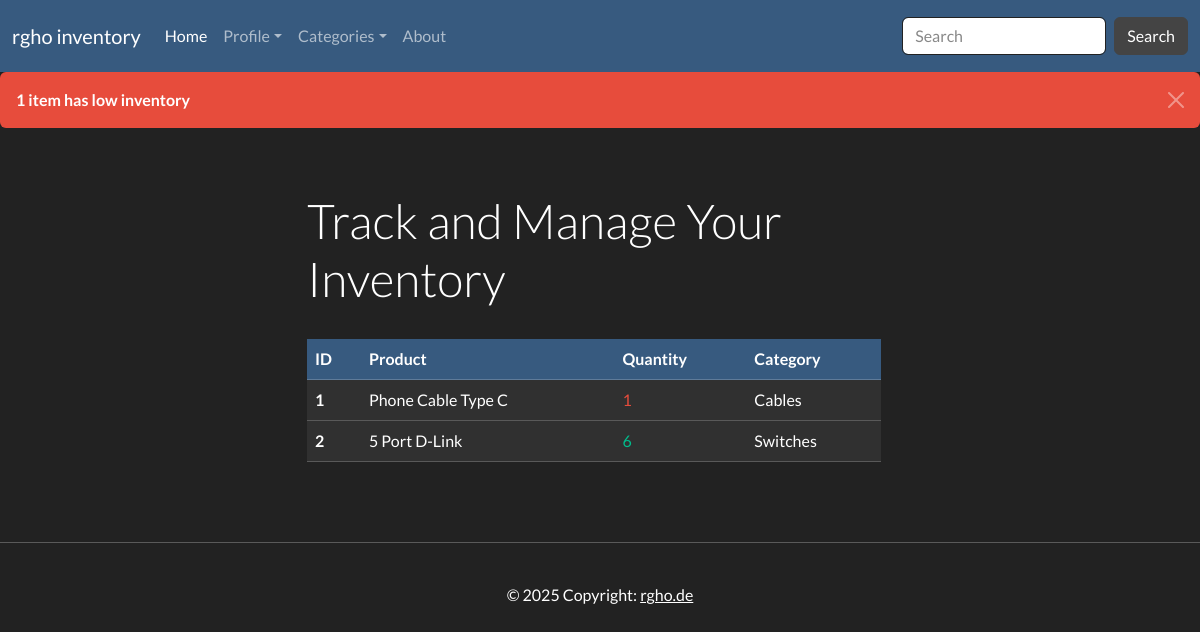
The page / on the database its author committed.
### inventory/models.py (models this page shows, shortened)
class InventoryItem(models.Model):
	product = models.CharField(max_length=200)
	quantity = models.IntegerField()
	category = models.ForeignKey('Category', on_delete=models.SET_NULL, blank=True, null=True)
	date_created = models.DateTimeField(auto_now_add=True)
	user = models.ForeignKey(User, on_delete=models.CASCADE)

class Category(models.Model):
	name = models.CharField(max_length=200)
	class Meta:
		verbose_name_plural = 'categories'

### inventory/views.py (the view)
# urls.py: path('', Index.as_view(), name='index'),
class Index(TemplateView):
    template_name= 'inventory/index.html'
    def get(self, request):
        items = InventoryItem.objects.all().order_by('id')
        low_inventory = InventoryItem.objects.filter(
			quantity__lte=LOW_QUANTITY
		)
        if low_inventory.count() > 0:
            if low_inventory.count() > 1:
                messages.error(request, f'{low_inventory.count()} items have low inventory')
            else:
                messages.error(request, f'{low_inventory.count()} item has low inventory')
        low_inventory_ids = InventoryItem.objects.filter(
            quantity__lte=LOW_QUANTITY
        ).values_list('id', flat=True)
        return render(request, self.template_name, {'items': items, 'low_inventory_ids': low_inventory_ids})

### inventory/context_processors.py (called while the page is built)
def categories(request):
    return {
        'categories': Category.objects.all()
    }

### inventory/templates/inventory/index.html (shortened to what this page needs)
{% extends 'inventory/base.html' %}
{% block content %}
{% if messages %}
<div class="alert alert-dismissible alert-danger">
	{% for message in messages %}
		{% if message.tags == 'error' %}
		<button type="button" class="btn-close" data-bs-dismiss="alert"></button>
		<strong>{{ message }}</strong>
		{% else %}
			{{ message }}
		{% endif %}
	{% endfor %}
</div>
{% endif %}
    <div class="row" style="margin-right: 0;">
        <div class="col-sm-12 col-md-6 mx-auto mt-5 px-3">
            <h1 class="fw-light">Track and Manage Your Inventory</h1>
            <br>
            <table class="table table-hover">
                <thead class="table-primary">
                    <tr>
                        <th scope="col">ID</th>
                        <th scope="col">Product</th>
                        <th scope="col">Quantity</th>
                        <th scope="col">Category</th>
                    </tr>
                </thead>
                <tbody>
                    {% if items|length == 0 %}
                    <tr class="table-dark">
                        <th scope="row">-</th>
                        <td>-</td>
                        <td>-</td>
                        <td>-</td>
                    </tr>
                    {% else %}
                    {% for item in items %}
                    <tr class="table-dark">
                        <th scope="row">{{ item.id }}</th>
                        <td>{{ item.product }}</td>
						{% if item.id in low_inventory_ids %}
							<td class="text-danger">{{ item.quantity }}</td>
						{% else %}
							<td class="text-success">{{ item.quantity }}</td>
						{% endif %}
						<td>{{ item.category.name }}</td>
                    </tr>
                    {% endfor %}
                    {% endif %}
                </tbody>
            </table>
        </div>
    </div>
{% endblock content %}

### inventory/static/style.css (style rules this page uses)
html, body { overflow-x: hidden; width: 100%; margin: 0; padding: 0; }
.row, .container { margin-right: 0; margin-left: 0; }
* { box-sizing: border-box; }
html, body { font-family: var(--bs-body-font-family); font-size: var(--bs-body-font-size); font-weight: var(--bs-body-font-weight); line-height: var(--bs-body-line-height); color: var(--bs-body-color); background-color: var(--bs-body-bg); }

### rows shown on the page
InventoryItem: id "1", product "Phone Cable Type C", quantity "1", category.name "Cables"
InventoryItem: id "2", product "5 Port D-Link", quantity "6", category.name "Switches"

### other values the page prints
{{ message }} "1 item has low inventory"
